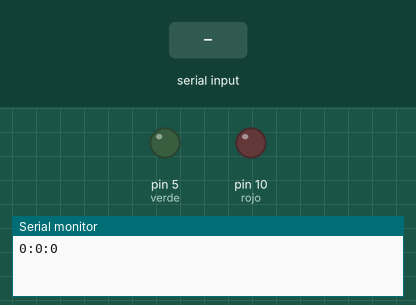
Bench run of a sketch on a simulated Arduino Uno, built with avr-gcc and run on an emulated ATmega328P. Parts: output pins drawn as LEDs (lit = HIGH), the last lines printed to the serial monitor. Dashed ring = blinking. Inputs (shaded band) come from the test bench. Sleep ends after the set time or at an interrupt.

Above: at 0.1 s.
At 1.2 s:
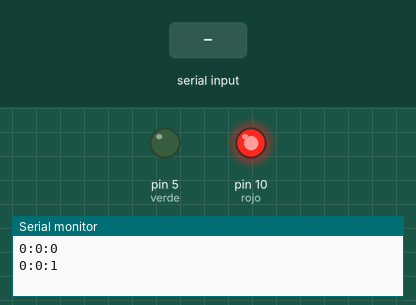
1.3 s: "90,45,200\n" received over Serial
At 2.8 s:
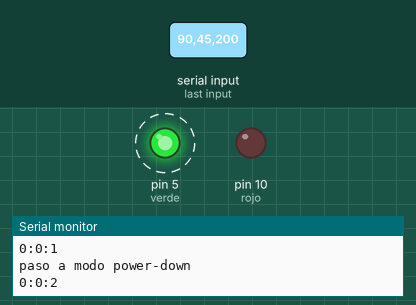
Timing chart, 0 to 10.3 s (numbered marks = the images above; inputs shaded):
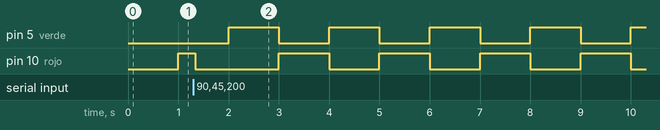

The sketch:

p2_sinTime.ino
```cpp
/*
p2 DHI andres baamonde lozano
hora en hh:mm:ss(actualiza mediante interrupcion) por USART led rojo y verde encendidos con ss%2 (alternando)
la puesta en hora enviando los datos desde la misma ventana de monitorización del
puerto serie del IDE Arduino

->poner en modo de bajo consumo power-down mediante el envío de un valor de hora,
minuto o segundo que exceda el valor máximo permitido, se apagan los 2 leds
y con el pulsador (mediante interrupt ) se reinicia

*/

#include <MsTimer2.h>
#include <avr/interrupt.h>
#include <avr/sleep.h>
const int buttonPin =3;
const int verde =5;
const int rojo = 10;
boolean output = HIGH;
String str="";
volatile int hora=0;
volatile int minuto=0;
volatile int segundo=0;
volatile int darHora=HIGH;
char horaE[3];
char minutoE[3];
char segundoE[3];

void flash() {
  digitalWrite(rojo, output);
  digitalWrite(verde, !output);
  output = !output;
  segundo++;
  if(segundo == 60) {
    minuto++;
    segundo=0;
    if (minuto==60){
      hora++;
      minuto=0;
     if (hora==24){
     minuto=0;segundo=0;hora=0;
     }
  }
  }
  darHora=HIGH;
}

void setup() {
  // initialize serial communication at 9600 bits per second:
  Serial.begin(9600);
  pinMode(buttonPin, INPUT);
  pinMode(verde, OUTPUT);
  pinMode(rojo, OUTPUT);
  set_sleep_mode(SLEEP_MODE_PWR_DOWN);   // sleep mode is set here
  MsTimer2::set(1000, flash); // 1000ms period
  MsTimer2::start();
  sleep_enable();
}
void wakeUpNow(){
  sleep_disable();
}

void sleepNow(){
  sleep_mode();
}

// the loop routine runs over and over again forever:
void loop() {
  /* si lo introducido no es valido */
    while(Serial.available() > 0)
    {
        str = Serial.readStringUntil('\n');
        horaE[0]=str.charAt(0);horaE[1]=str.charAt(1);minutoE[0]=str.charAt(3);minutoE[1]=str.charAt(4);segundoE[0]=str.charAt(6);segundoE[1]=str.charAt(7);
        if(atoi(horaE)>23 || atoi(minutoE)>59 ||atoi(segundoE)>59){
          Serial.println("paso a modo power-down");
          Serial.flush();
          digitalWrite(rojo, LOW);
          digitalWrite(verde, LOW);
          attachInterrupt(1, wakeUpNow, HIGH);
          sleepNow();
          detachInterrupt(1);
        }else{
          hora=atoi(horaE);
          minuto=atoi(minutoE);
          segundo=atoi(segundoE);
        }
    }
    if (darHora){
  Serial.print(hora);
  Serial.print(":");
  Serial.print(minuto);
  Serial.print(":");
  Serial.print(segundo);
  Serial.print("\n");
    darHora=LOW;
    }
}
```

Measured:
- by itself, pin 5 (verde): alternates HIGH for 1.0 s and LOW for 1.0 s
- by itself, pin 10 (rojo): repeats every 2.0 s: HIGH 1.0 s, LOW 1.0 s
